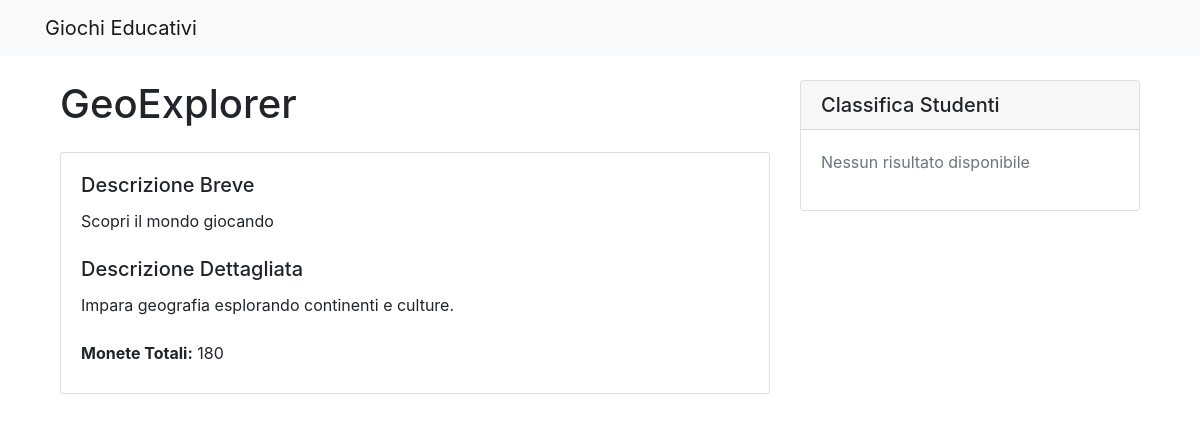
The app's page /gioco/5 with its own data.
### tables this page shows
CREATE TABLE Videogioco (
    id INTEGER PRIMARY KEY AUTOINCREMENT,
    titolo VARCHAR(100) NOT NULL,
    descrizione_breve VARCHAR(160) NOT NULL CHECK (LENGTH(descrizione_breve) <= 160),
    descrizione_estesa TEXT NOT NULL,
    monete_totali INTEGER NOT NULL CHECK (monete_totali > 0),
    immagine1 VARCHAR(255) NOT NULL,
    immagine2 VARCHAR(255),
    immagine3 VARCHAR(255),
    argomento_id INTEGER NOT NULL,
    FOREIGN KEY (argomento_id) REFERENCES Argomento(id)
);

### app.py (the view)
@app.route("/gioco/<int:id>")
def dettaglio_gioco(id):
    db = get_db()
    gioco = db.execute(QUERIES.get("Get game details"), [id]).fetchone()
    classifica = db.execute(QUERIES.get("Get game leaderboard"), [id]).fetchall()
    return render_template("gioco.html", gioco=gioco, classifica=classifica)

### app.py (called while the page is built)
def get_db():
    if "db" not in g:
        g.db = sqlite3.connect(
            os.path.join(os.path.dirname(__file__), DATABASE),
            detect_types=sqlite3.PARSE_DECLTYPES,
        )
        g.db.row_factory = sqlite3.Row
    return g.db

### queries/queries.py (called while the page is built)
    def get(self, name):
        return self.queries.get(name)

### templates/gioco.html
{% extends "base.html" %}
{% block content %}
<div class="container">
    <div class="row">
        <div class="col-md-8">
            <h1 class="mb-4">{{ gioco.titolo }}</h1>
            <div class="card mb-4">
                <div class="card-body">
                    <h5 class="card-title">Descrizione Breve</h5>
                    <p class="card-text">{{ gioco.descrizione_breve }}</p>
                    <h5 class="card-title mt-4">Descrizione Dettagliata</h5>
                    <p class="card-text">{{ gioco.descrizione_estesa }}</p>
                    <div class="mt-4">
                        <p class="mb-2"><strong>Monete Totali:</strong> {{ gioco.monete_totali }}</p>
                    </div>
                </div>
            </div>
        </div>
        <div class="col-md-4">
            <div class="card">
                <div class="card-header">
                    <h5 class="mb-0">Classifica Studenti</h5>
                </div>
                <div class="card-body">
                    {% if classifica %}
                    <div class="table-responsive">
                        <table class="table table-hover">
                            <thead>
                                <tr>
                                    <th>#</th>
                                    <th>Studente</th>
                                    <th>Monete</th>
                                </tr>
                            </thead>
                            <tbody>
                                {% for pos, studente in enumerate(classifica, 1) %}
                                <tr>
                                    <td>{{ pos }}</td>
                                    <td>{{ studente.nome }} {{ studente.cognome }}</td>
                                    <td>{{ studente.monete_raccolte }}</td>
                                </tr>
                                {% endfor %}
                            </tbody>
                        </table>
                    </div>
                    {% else %}
                    <p class="text-muted">Nessun risultato disponibile</p>
                    {% endif %}
                </div>
            </div>
        </div>
    </div>
</div>
{% endblock %}

### records on screen
Videogioco: titolo "GeoExplorer", descrizione_breve "Scopri il mondo giocando", descrizione_estesa "Impara geografia esplorando continenti e culture.", monete_totali "180"
